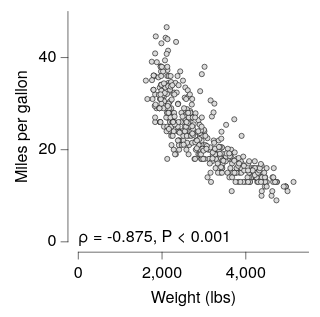

Describe this chart as a Vega-Lite specification.
### Vega-Lite specification from a JSON file in a GitHub repository (floating-point values rounded to 4 significant figures; data arrays with more than 128 entries replaced by an {"elided": "..."} marker saying what was removed)
{"background": null, "config": {"arc": {"fill": "#DBDBDB", "fillOpacity": 1.0, "innerRadius": 25.0, "padAngle": 0.03, "stroke": "black", "strokeOpacity": 1, "strokeWidth": 0.25}, "area": {"fill": "#DBDBDB", "fillOpacity": 1.0, "stroke": "black", "strokeOpacity": 1, "strokeWidth": 0.25}, "axis": {"domain": true, "domainCap": "round", "domainColor": "black", "domainWidth": 0.25, "grid": false, "gridCap": "round", "gridColor": "#F1F1F1", "gridDash": [0, 0], "gridOpacity": 1.0, "gridWidth": 0.25, "labelColor": "black", "labelFont": "Helvetica Neue, HelveticaNeue, Helvetica, Arial, sans-serif", "labelFontSize": 7, "labelFontStyle": "normal", "labelFontWeight": 400, "offset": 4.5, "ticks": true, "tickCap": "round", "tickColor": "black", "tickRound": false, "tickSize": 3, "tickWidth": 0.25, "titleColor": "black", "titleFont": "Helvetica Neue, HelveticaNeue, Helvetica, Arial, sans-serif", "titleFontSize": 7, "titleFontStyle": "normal", "titleFontWeight": 400}, "axisX": {"domain": true, "labelAlign": "center", "labelAngle": 0, "labels": true, "ticks": true, "translate": 0}, "axisY": {"domain": true, "labelAlign": "right", "labelAngle": 0, "labels": true, "ticks": true, "translate": 0}, "axisRight": {"domain": true, "labelAlign": "left", "labelAngle": 0, "labels": true, "ticks": true, "translate": 0}, "axisTop": {"domain": true, "labelAlign": "center", "labelAngle": 0, "labels": true, "ticks": true, "translate": 0}, "axisBand": {"tickOffset": 0}, "bar": {"fill": "#DBDBDB", "fillOpacity": 1.0, "stroke": "black", "strokeOpacity": 1, "strokeWidth": 0.25}, "boxplot": {"size": 9.0, "ticks": {"cornerRadius": 0.25, "fill": "black", "opacity": 1, "size": 4.5, "thickness": 0.25}, "box": {"fillOpacity": 1.0, "stroke": "black", "strokeOpacity": 1, "strokeWidth": 0.25}, "median": {"cornerRadius": 0, "fill": "black", "fillOpacity": 1.0, "opacity": 1, "size": 9.0, "thickness": 0.25}, "rule": {"fill": "black", "fillOpacity": 1.0, "size": 10.0, "stroke": "black", "strokeDash": [0, 0], "strokeOpacity": 1, "strokeWidth": 0.25}, "outliers": {"color": "black", "fill": "black", "fillOpacity": 1.0, "size": 0, "stroke": "black", "strokeOpacity": 1, "strokeWidth": 0.25}}, "circle": {"fill": "black", "fillOpacity": 1.0, "size": 1.25, "stroke": null, "strokeOpacity": 1, "strokeWidth": 0.25}, "errorband": {"band": {"fillOpacity": 0.6, "stroke": null, "strokeWidth": 0.25, "strokeOpacity": 1}, "borders": {"opacity": 0, "strokeOpacity": 0.25, "strokeWidth": 1}}, "errorbar": {"opacity": 1, "rule": {"strokeDash": [0, 0], "strokeWidth": 0.25}, "ticks": {"color": "black", "cornerRadius": 0.125, "opacity": 1, "size": 6.0, "thickness": 0.25}, "thickness": 0.25}, "font": "Helvetica Neue, HelveticaNeue, Helvetica, Arial, sans-serif", "geoshape": {"fill": "#DBDBDB", "fillOpacity": 1.0, "stroke": "black", "strokeOpacity": 1, "strokeWidth": 0.25}, "header": {"labelColor": "black", "labelFont": "Helvetica Neue, HelveticaNeue, Helvetica, Arial, sans-serif", "labelFontSize": 7, "labelFontStyle": "normal", "labelFontWeight": 400, "titleColor": "black", "titleFont": "Helvetica Neue, HelveticaNeue, Helvetica, Arial, sans-serif", "titleFontSize": 7, "titleFontStyle": "normal", "titleFontWeight": 400, "titlePadding": 0}, "legend": {"disable": false, "offset": 4.5, "titlePadding": 4, "labelOffset": 2, "gradientLabelOffset": 2, "gradientLength": 50.0, "gradientThickness": 5.0, "gradientOpacity": 1.0, "gradientStrokeColor": "black", "gradientStrokeWidth": 0.25, "labelColor": "black", "labelFont": "Helvetica Neue, HelveticaNeue, Helvetica, Arial, sans-serif", "labelFontSize": 7, "labelFontStyle": "normal", "labelFontWeight": 400, "strokeColor": "black", "strokeWidth": 0, "symbolSize": 42, "symbolStrokeColor": "black", "symbolStrokeWidth": 0.25, "titleColor": "black", "titleFont": "Helvetica Neue, HelveticaNeue, Helvetica, Arial, sans-serif", "titleFontSize": 7, "titleFontStyle": "normal", "titleFontWeight": 400}, "line": {"color": "black", "stroke": "black", "strokeCap": "butt", "strokeDash": [0, 0], "strokeOpacity": 1, "strokeWidth": 0.5}, "point": {"filled": true, "fill": "#DBDBDB", "fillOpacity": 1.0, "size": 5.0, "stroke": "black", "strokeOpacity": 1, "strokeWidth": 0.25}, "range": {"category": ["#B2B2B2", "#636363", "#4A7CD3", "#008542", "#382864", "#509F98", "#284F93", "#005226", "#A398D6", "#173633"], "diverging": {"scheme": ["#443E60", "#5F597E", "#7C759B", "#9994B6", "#B7B4CC", "#D6D5DC", "#F6F6F6", "#D1DAD9", "#A4C2BF", "#7AA9A4", "#578E89", "#37736E", "#1B5954"]}, "heatmap": {"scheme": ["#32022B", "#43044D", "#4C196E", "#4D338C", "#484DA6", "#3A68BB", "#1D83CA", "#1D9CCB", "#23B5C9", "#28CDC5", "#4DE0B4", "#91EE9F"]}, "ordinal": {"scheme": ["#F1F1F1", "#DBDBDB", "#C6C6C6", "#B2B2B2", "#9D9D9D", "#898989", "#767676", "#636363", "#515151", "#404040", "#2F2F2F", "#1F1F1F"]}, "ramp": {"scheme": ["#32022B", "#43044D", "#4C196E", "#4D338C", "#484DA6", "#3A68BB", "#1D83CA", "#1D9CCB", "#23B5C9", "#28CDC5", "#4DE0B4", "#91EE9F"]}}, "rule": {"color": "black", "stroke": "black", "strokeCap": "round", "strokeDash": [2, 2], "strokeOpacity": 1, "strokeWidth": 0.25}, "scale": {"bandPaddingInner": 0.1, "bandPaddingOuter": 0.1, "round": false}, "rect": {"fill": "#DBDBDB", "fillOpacity": 1.0, "stroke": "black", "strokeOpacity": 1, "strokeWidth": 0.25}, "square": {"fill": "#DBDBDB", "fillOpacity": 1.0, "size": 10.0, "stroke": "black", "strokeOpacity": 1, "strokeWidth": 0.25}, "text": {"color": "black", "font": "Helvetica Neue, HelveticaNeue, Helvetica, Arial, sans-serif", "fontSize": 7, "fontStyle": "normal", "fontWeight": 400}, "tick": {"color": "black", "cornerRadius": 0.125, "opacity": 1.0, "size": 9.0, "thickness": 0.25}, "title": {"anchor": "middle", "frame": "group", "color": "black", "font": "Helvetica Neue, HelveticaNeue, Helvetica, Arial, sans-serif", "fontSize": 7, "fontStyle": "normal", "fontWeight": 400, "subtitleColor": "black", "subtitleFont": "Helvetica Neue, HelveticaNeue, Helvetica, Arial, sans-serif", "subtitleFontSize": "Helvetica Neue, HelveticaNeue, Helvetica, Arial, sans-serif", "subtitleFontStyle": "normal", "subtitleFontWeight": 400}, "trail": {"color": "black", "opacity": 1, "size": 0.5}, "view": {"continuousWidth": 100, "continuousHeight": 100, "discreteWidth": 100, "discreteHeight": 100, "fill": null, "stroke": null, "strokeWidth": 0.25}}, "layer": [{"data": {"name": "data-84942684f44a0939f6e50b33ec91a880"}, "mark": {"type": "point"}, "encoding": {"x": {"field": "Weight_in_lbs", "title": "Weight (lbs)", "type": "quantitative"}, "y": {"field": "Miles_per_Gallon", "title": "Miles per gallon", "type": "quantitative"}}}, {"layer": [{"mark": {"type": "text", "align": "left", "angle": 0, "baseline": "alphabetic", "dx": 0, "dy": 0, "fontSize": 7, "opacity": 1.0}, "encoding": {"text": {"value": "ρ = -0.875, P < 0.001"}, "x": {"value": 0}, "y": {"value": 100}}}], "data": {"values": [{"__dysonsphere__": 1}]}, "name": "__dysonsphere_d851b4cc00c66c37_31"}], "$schema": "https://vega.github.io/schema/vega-lite/v6.4.1.json", "datasets": {"data-84942684f44a0939f6e50b33ec91a880": {"elided": "398 records"}}}
